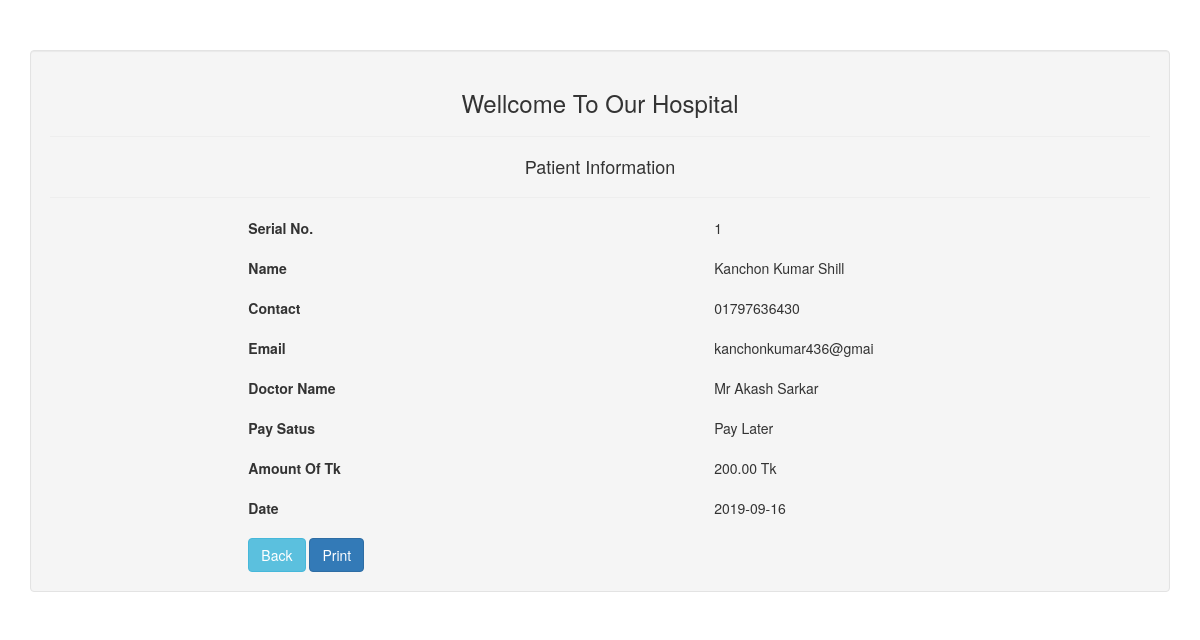
Screenshot of /view_all.php?id=1 with the database file from the repository.
### tables this page shows
CREATE TABLE `tbl_patient` (
  `id` int(11) NOT NULL,
  `name` varchar(20) NOT NULL,
  `contact` varchar(20) NOT NULL,
  `email` varchar(20) NOT NULL,
  `doc_name` varchar(45) NOT NULL,
  `pay_status` varchar(20) NOT NULL,
  `p_amount` varchar(20) NOT NULL,
  `p_date` date NOT NULL
);

### lib/Database.php (called while the page is built, shortened)
<?php
  class Database{
      public $host = DB_HOST;
      public $user = DB_USER;
      public $dbname = DB_NAME;
      public $pass = DB_PASS;
      public $link;
      private function connectDB()
      {
          $this->link = new mysqli($this->host, $this->user, $this->pass, $this->dbname);
      }
      public function select($query)
      {
          $result = $this->link->query($query) or die($this->link->error.__LINE__);
          if ($result->num_rows > 0)
          {
              return $result;
          }
          else
          {
              return false;
          }
      }
  }
?>

### lib/Appoitment.php (called while the page is built, shortened)
<?php
    include "lib/Database.php";
?>
<?php
    class App
    {
        private $db;
        public function __construct()
        {
            $this->db = new Database();
        }
        public function viewSinglePatient($id)
        {
            $query = "SELECT * FROM tbl_patient WHERE id = '$id'";
            $result = $this->db->select($query);
            return $result;
        }
    }
?>

### view_all.php (the view, shortened to what this page needs)
<?php
    include "inc/header.php";
    include "lib/Appoitment.php";
?>
<?php
    $app = new App();
    $id = $_GET['id'];
    $viewData = $app->viewSinglePatient($id);
?>
<div class="well" style="margin-top:50px">
    <h3 class="text-center">Wellcome To Our Hospital</h3> <hr>
    <h4 class="text-center">Patient Information</h4>
    <hr>
    <?php
        $data = $viewData->fetch_assoc();
    ?>
    <div class="row col-sm-offset-2">
        <div class="col-sm-6">
            <span><b>Serial No.</b></span> <br> <br>
            <span><b>Name</b></span> <br> <br>
            <span><b>Contact</b></span> <br> <br>
            <span><b>Email</b></span> <br> <br>
            <span><b>Doctor Name</b></span> <br> <br>
            <span><b>Pay Satus</b></span> <br> <br>
            <span><b>Amount Of Tk</b></span> <br> <br>
            <span><b>Date</b></span> <br> <br>
            <a class="btn btn-info" href="home.php">Back</a>
            <input type="button" class="btn btn-primary" value="Print" onClick="window.print()">
        </div>
        <div class="col-sm-6">
            <span><?php echo $data['id']; ?></span> <br> <br>
            <span><?php echo $data['name']; ?></span> <br> <br>
            <span><?php echo $data['contact']; ?></span> <br> <br>
            <span><?php echo $data['email']; ?></span> <br> <br>
            <span><?php echo $data['doc_name']; ?></span> <br> <br>
            <span><?php echo $data['pay_status']; ?></span> <br> <br>
            <span><?php echo $data['p_amount']; ?>.00 Tk</span> <br> <br>
            <span><?php echo $data['p_date']; ?></span> <br> <br>
        </div>
    </div>
</div>
<?php
    include "inc/footer.php";
?>

### rows the page displays
tbl_patient: id "1", name "Kanchon Kumar Shill", contact "01797636430", email "kanchonkumar436@gmai", doc_name "Mr Akash Sarkar", pay_status "Pay Later", p_amount "200", p_date "2019-09-16"
